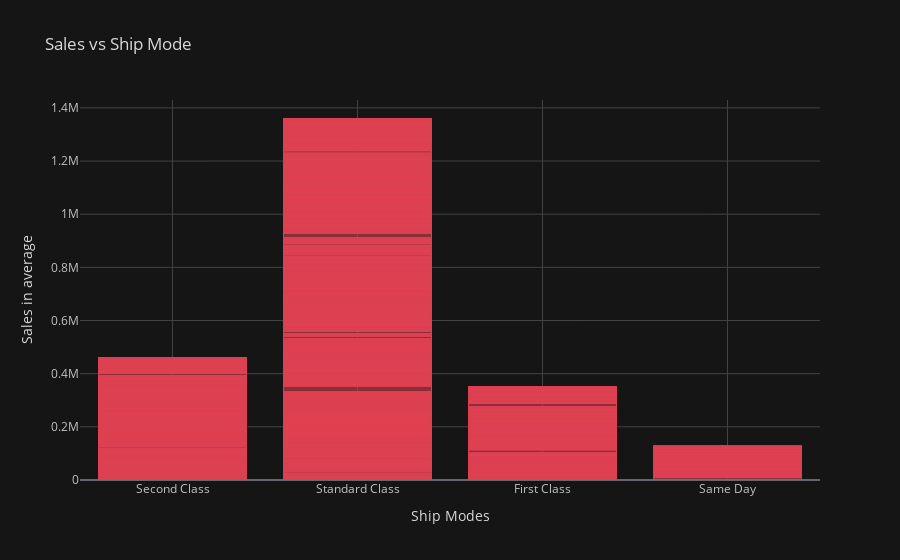

The code cell stored with this chart in its notebook:
### Code cell
df.iplot(kind='bar',x='Ship Mode',y='Sales',xTitle="Ship Modes",yTitle="Sales in average",
         title="Sales vs Ship Mode",color=['red'],theme='solar')

### Figure 1 — Plotly figure (JSON) as saved in the notebook; plotly's stock layout.template omitted (floating-point values rounded to 4 significant figures; data arrays with more than 128 entries replaced by an {"elided": "..."} marker saying what was removed)
{"data": [{"marker": {"color": "rgba(219, 64, 82, 0.6)", "line": {"color": "rgba(219, 64, 82, 1.0)", "width": 1}}, "name": "Sales", "orientation": "v", "text": "", "type": "bar", "x": {"elided": "9994 str values"}, "y": {"elided": "9994 float values"}}], "layout": {"legend": {"bgcolor": "#151516", "font": {"color": "#D9D9D9"}}, "paper_bgcolor": "#151516", "plot_bgcolor": "#151516", "title": {"font": {"color": "#D9D9D9"}, "text": "Sales vs Ship Mode"}, "xaxis": {"gridcolor": "#434343", "showgrid": true, "tickfont": {"color": "#C2C2C2"}, "title": {"font": {"color": "#D9D9D9"}, "text": "Ship Modes"}, "zerolinecolor": "#666570"}, "yaxis": {"gridcolor": "#434343", "showgrid": true, "tickfont": {"color": "#C2C2C2"}, "title": {"font": {"color": "#D9D9D9"}, "text": "Sales in average"}, "zerolinecolor": "#666570"}}}
